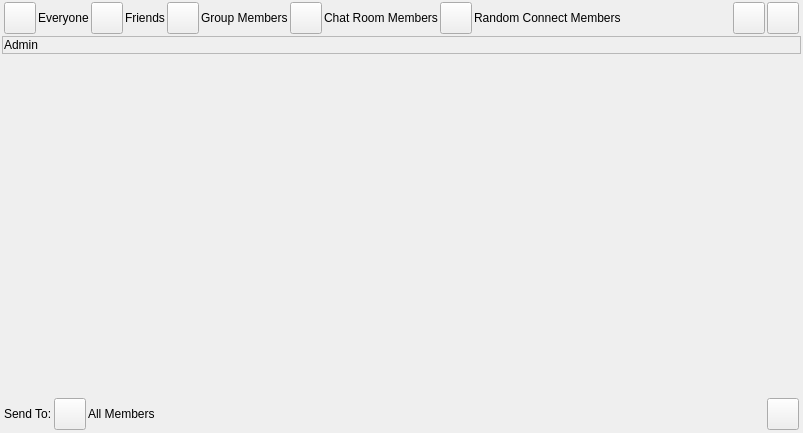
<?xml version="1.0" encoding="UTF-8"?>
<ui version="4.0">
 <class>GuiUserMultiListWidgetUi</class>
 <widget class="QWidget" name="GuiUserMultiListWidgetUi">
  <property name="geometry">
   <rect>
    <x>0</x>
    <y>0</y>
    <width>803</width>
    <height>433</height>
   </rect>
  </property>
  <property name="sizePolicy">
   <sizepolicy hsizetype="Expanding" vsizetype="Expanding">
    <horstretch>0</horstretch>
    <verstretch>0</verstretch>
   </sizepolicy>
  </property>
  <property name="minimumSize">
   <size>
    <width>0</width>
    <height>0</height>
   </size>
  </property>
  <property name="maximumSize">
   <size>
    <width>16777215</width>
    <height>16777215</height>
   </size>
  </property>
  <property name="windowTitle">
   <string>Dialog</string>
  </property>
  <layout class="QVBoxLayout" name="verticalLayout">
   <property name="spacing">
    <number>2</number>
   </property>
   <property name="leftMargin">
    <number>2</number>
   </property>
   <property name="topMargin">
    <number>2</number>
   </property>
   <property name="rightMargin">
    <number>2</number>
   </property>
   <property name="bottomMargin">
    <number>2</number>
   </property>
   <item>
    <widget class="QFrame" name="m_HostViewFrame">
     <layout class="QHBoxLayout" name="horizontalLayout_3">
      <property name="spacing">
       <number>2</number>
      </property>
      <property name="leftMargin">
       <number>2</number>
      </property>
      <property name="topMargin">
       <number>0</number>
      </property>
      <property name="rightMargin">
       <number>2</number>
      </property>
      <property name="bottomMargin">
       <number>0</number>
      </property>
      <item>
       <widget class="VxPushButton" name="m_EverybodyView">
        <property name="sizePolicy">
         <sizepolicy hsizetype="Fixed" vsizetype="Fixed">
          <horstretch>0</horstretch>
          <verstretch>0</verstretch>
         </sizepolicy>
        </property>
        <property name="minimumSize">
         <size>
          <width>32</width>
          <height>32</height>
         </size>
        </property>
        <property name="maximumSize">
         <size>
          <width>32</width>
          <height>32</height>
         </size>
        </property>
        <property name="text">
         <string notr="true"/>
        </property>
       </widget>
      </item>
      <item>
       <widget class="VxLabel" name="m_EverybodyLabel">
        <property name="text">
         <string>Everyone</string>
        </property>
       </widget>
      </item>
      <item>
       <widget class="VxPushButton" name="m_FriendsView">
        <property name="sizePolicy">
         <sizepolicy hsizetype="Fixed" vsizetype="Fixed">
          <horstretch>0</horstretch>
          <verstretch>0</verstretch>
         </sizepolicy>
        </property>
        <property name="minimumSize">
         <size>
          <width>32</width>
          <height>32</height>
         </size>
        </property>
        <property name="maximumSize">
         <size>
          <width>32</width>
          <height>32</height>
         </size>
        </property>
        <property name="text">
         <string notr="true"/>
        </property>
        <property name="iconSize">
         <size>
          <width>32</width>
          <height>32</height>
         </size>
        </property>
       </widget>
      </item>
      <item>
       <widget class="VxLabel" name="m_FriendsLabel">
        <property name="text">
         <string>Friends</string>
        </property>
       </widget>
      </item>
      <item>
       <widget class="VxPushButton" name="m_GroupHost">
        <property name="sizePolicy">
         <sizepolicy hsizetype="Fixed" vsizetype="Fixed">
          <horstretch>0</horstretch>
          <verstretch>0</verstretch>
         </sizepolicy>
        </property>
        <property name="minimumSize">
         <size>
          <width>32</width>
          <height>32</height>
         </size>
        </property>
        <property name="maximumSize">
         <size>
          <width>32</width>
          <height>32</height>
         </size>
        </property>
        <property name="text">
         <string notr="true"/>
        </property>
        <property name="iconSize">
         <size>
          <width>32</width>
          <height>32</height>
         </size>
        </property>
       </widget>
      </item>
      <item>
       <widget class="VxLabel" name="m_GroupLabel">
        <property name="text">
         <string>Group Members</string>
        </property>
       </widget>
      </item>
      <item>
       <widget class="VxPushButton" name="m_ChatRoomHost">
        <property name="sizePolicy">
         <sizepolicy hsizetype="Fixed" vsizetype="Fixed">
          <horstretch>0</horstretch>
          <verstretch>0</verstretch>
         </sizepolicy>
        </property>
        <property name="minimumSize">
         <size>
          <width>32</width>
          <height>32</height>
         </size>
        </property>
        <property name="maximumSize">
         <size>
          <width>32</width>
          <height>32</height>
         </size>
        </property>
        <property name="text">
         <string notr="true"/>
        </property>
        <property name="iconSize">
         <size>
          <width>32</width>
          <height>32</height>
         </size>
        </property>
       </widget>
      </item>
      <item>
       <widget class="VxLabel" name="m_ChatRoomLabel">
        <property name="text">
         <string>Chat Room Members</string>
        </property>
       </widget>
      </item>
      <item>
       <widget class="VxPushButton" name="m_RandomConnectHost">
        <property name="sizePolicy">
         <sizepolicy hsizetype="Fixed" vsizetype="Fixed">
          <horstretch>0</horstretch>
          <verstretch>0</verstretch>
         </sizepolicy>
        </property>
        <property name="minimumSize">
         <size>
          <width>32</width>
          <height>32</height>
         </size>
        </property>
        <property name="maximumSize">
         <size>
          <width>32</width>
          <height>32</height>
         </size>
        </property>
        <property name="text">
         <string notr="true"/>
        </property>
        <property name="iconSize">
         <size>
          <width>32</width>
          <height>32</height>
         </size>
        </property>
       </widget>
      </item>
      <item>
       <widget class="VxLabel" name="m_RandomConnectLabel">
        <property name="text">
         <string>Random Connect Members</string>
        </property>
       </widget>
      </item>
      <item>
       <spacer name="horizontalSpacer">
        <property name="orientation">
         <enum>Qt::Orientation::Horizontal</enum>
        </property>
        <property name="sizeHint" stdset="0">
         <size>
          <width>40</width>
          <height>20</height>
         </size>
        </property>
       </spacer>
      </item>
      <item>
       <widget class="VxPushButton" name="m_UserLeaveButton">
        <property name="sizePolicy">
         <sizepolicy hsizetype="Fixed" vsizetype="Fixed">
          <horstretch>0</horstretch>
          <verstretch>0</verstretch>
         </sizepolicy>
        </property>
        <property name="minimumSize">
         <size>
          <width>32</width>
          <height>32</height>
         </size>
        </property>
        <property name="maximumSize">
         <size>
          <width>32</width>
          <height>32</height>
         </size>
        </property>
        <property name="text">
         <string notr="true"/>
        </property>
       </widget>
      </item>
      <item>
       <widget class="VxPushButton" name="m_EyeUsers">
        <property name="sizePolicy">
         <sizepolicy hsizetype="Fixed" vsizetype="Fixed">
          <horstretch>0</horstretch>
          <verstretch>0</verstretch>
         </sizepolicy>
        </property>
        <property name="minimumSize">
         <size>
          <width>32</width>
          <height>32</height>
         </size>
        </property>
        <property name="maximumSize">
         <size>
          <width>32</width>
          <height>32</height>
         </size>
        </property>
        <property name="text">
         <string notr="true"/>
        </property>
       </widget>
      </item>
     </layout>
    </widget>
   </item>
   <item>
    <widget class="QFrame" name="m_AdminFrame">
     <property name="sizePolicy">
      <sizepolicy hsizetype="Expanding" vsizetype="Preferred">
       <horstretch>0</horstretch>
       <verstretch>0</verstretch>
      </sizepolicy>
     </property>
     <property name="frameShape">
      <enum>QFrame::Shape::StyledPanel</enum>
     </property>
     <property name="frameShadow">
      <enum>QFrame::Shadow::Raised</enum>
     </property>
     <layout class="QHBoxLayout" name="horizontalLayout_2">
      <property name="spacing">
       <number>1</number>
      </property>
      <property name="leftMargin">
       <number>1</number>
      </property>
      <property name="topMargin">
       <number>1</number>
      </property>
      <property name="rightMargin">
       <number>1</number>
      </property>
      <property name="bottomMargin">
       <number>1</number>
      </property>
      <item>
       <widget class="QLabel" name="m_AdminLabel">
        <property name="text">
         <string>Admin</string>
        </property>
       </widget>
      </item>
      <item>
       <widget class="IdentOfferWidget" name="m_AdminIdentWidget" native="true">
        <property name="sizePolicy">
         <sizepolicy hsizetype="Expanding" vsizetype="Preferred">
          <horstretch>0</horstretch>
          <verstretch>0</verstretch>
         </sizepolicy>
        </property>
       </widget>
      </item>
     </layout>
    </widget>
   </item>
   <item>
    <widget class="GuiUserListWidget" name="m_UserListWidget" native="true">
     <property name="sizePolicy">
      <sizepolicy hsizetype="Expanding" vsizetype="Expanding">
       <horstretch>0</horstretch>
       <verstretch>0</verstretch>
      </sizepolicy>
     </property>
    </widget>
   </item>
   <item>
    <widget class="QFrame" name="m_SendToFrame">
     <property name="styleSheet">
      <string notr="true"/>
     </property>
     <property name="frameShape">
      <enum>QFrame::Shape::NoFrame</enum>
     </property>
     <property name="frameShadow">
      <enum>QFrame::Shadow::Raised</enum>
     </property>
     <layout class="QHBoxLayout" name="horizontalLayout">
      <property name="spacing">
       <number>2</number>
      </property>
      <property name="leftMargin">
       <number>2</number>
      </property>
      <property name="topMargin">
       <number>1</number>
      </property>
      <property name="rightMargin">
       <number>2</number>
      </property>
      <property name="bottomMargin">
       <number>1</number>
      </property>
      <item>
       <widget class="QLabel" name="m_SendTileLabel">
        <property name="text">
         <string>Send To:</string>
        </property>
       </widget>
      </item>
      <item>
       <widget class="VxPushButton" name="m_HostIconButton">
        <property name="minimumSize">
         <size>
          <width>32</width>
          <height>32</height>
         </size>
        </property>
        <property name="maximumSize">
         <size>
          <width>32</width>
          <height>32</height>
         </size>
        </property>
        <property name="text">
         <string notr="true"/>
        </property>
       </widget>
      </item>
      <item>
       <widget class="QLabel" name="m_SentToWhoLabel">
        <property name="text">
         <string>All Members</string>
        </property>
       </widget>
      </item>
      <item>
       <widget class="IdentOfferWidget" name="m_IdentWidget" native="true">
        <property name="sizePolicy">
         <sizepolicy hsizetype="Expanding" vsizetype="Preferred">
          <horstretch>0</horstretch>
          <verstretch>0</verstretch>
         </sizepolicy>
        </property>
       </widget>
      </item>
      <item>
       <widget class="VxPushButton" name="m_EyeSession">
        <property name="sizePolicy">
         <sizepolicy hsizetype="Fixed" vsizetype="Fixed">
          <horstretch>0</horstretch>
          <verstretch>0</verstretch>
         </sizepolicy>
        </property>
        <property name="minimumSize">
         <size>
          <width>32</width>
          <height>32</height>
         </size>
        </property>
        <property name="maximumSize">
         <size>
          <width>32</width>
          <height>32</height>
         </size>
        </property>
        <property name="text">
         <string notr="true"/>
        </property>
        <property name="iconSize">
         <size>
          <width>32</width>
          <height>32</height>
         </size>
        </property>
       </widget>
      </item>
     </layout>
    </widget>
   </item>
  </layout>
 </widget>
 <customwidgets>
  <customwidget>
   <class>VxPushButton</class>
   <extends>QPushButton</extends>
   <header location="global">VxPushButton.h</header>
  </customwidget>
  <customwidget>
   <class>GuiUserListWidget</class>
   <extends>QWidget</extends>
   <header>GuiUserListWidget.h</header>
   <container>1</container>
  </customwidget>
  <customwidget>
   <class>VxLabel</class>
   <extends>QLabel</extends>
   <header>VxLabel.h</header>
  </customwidget>
  <customwidget>
   <class>IdentOfferWidget</class>
   <extends>QWidget</extends>
   <header>IdentOfferWidget.h</header>
   <container>1</container>
  </customwidget>
 </customwidgets>
 <resources/>
 <connections/>
</ui>
